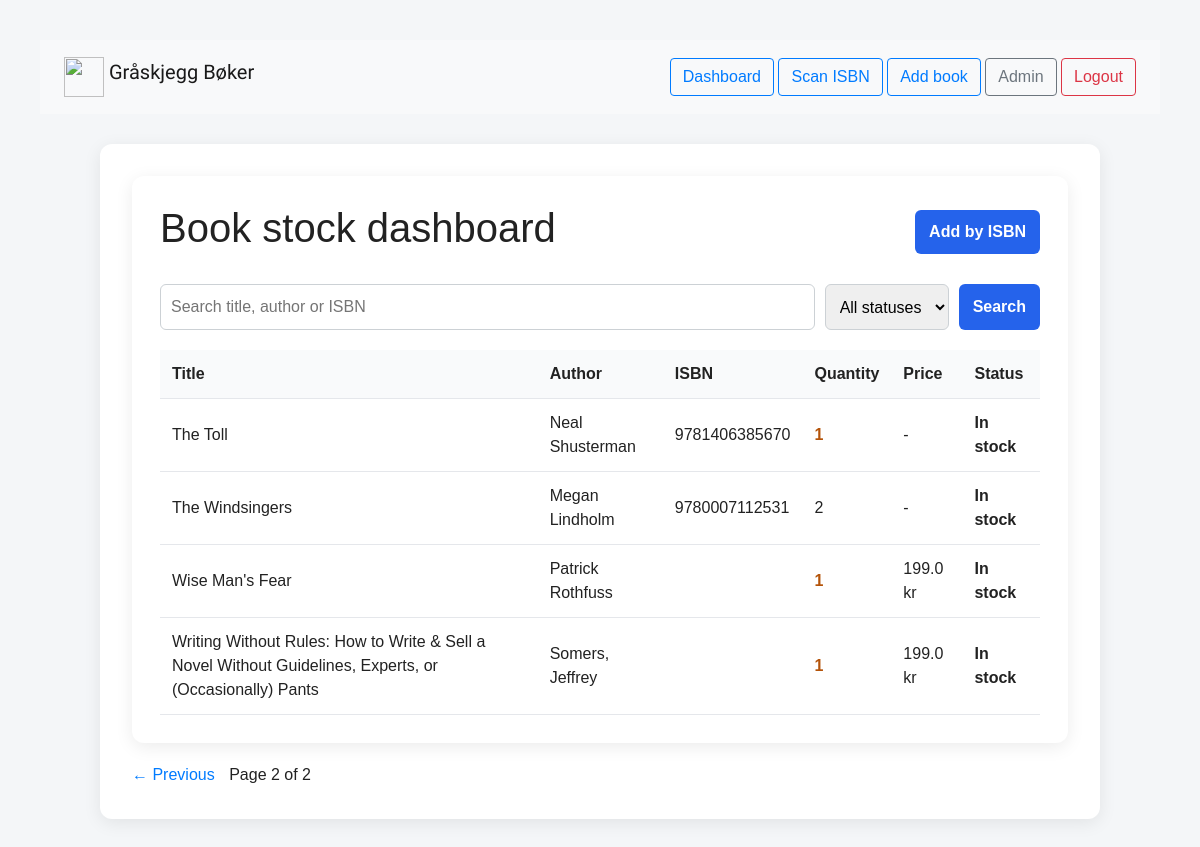
/dashboard/?page=2 (signed in), run on the app's committed database.
### books/models.py (models this page shows, shortened)
class Book(models.Model):
    STATUS_CHOICES = [
        ("in_stock", "In stock"),
        ("listed", "Listed"),
        ("reserved", "Reserved"),
        ("sold", "Sold"),
    ]
    isbn = models.CharField(max_length=20, blank=True)
    title = models.CharField(max_length=200)
    author = models.CharField(max_length=200)
    description = models.TextField(blank=True)
    price = models.FloatField(null=True, blank=True)
    image_url = models.URLField(max_length=2100, blank=True)
    quantity = models.PositiveIntegerField(default=1)
    status = models.CharField(
        max_length=20,
        choices=STATUS_CHOICES,
        default="in_stock"
    )
    book_available = models.BooleanField(default=True)

### books/views.py (the view, shortened to what this page needs)
# urls.py: path("dashboard/", views.dashboard, name="dashboard"),
def dashboard(request):
    if not request.user.is_superuser:
        return redirect('login')
    search_query = request.GET.get("search", "")
    status_filter = request.GET.get("status", "")
    books = Book.objects.all().order_by("title")
    if status_filter:
        books = books.filter(status=status_filter)
    paginator = Paginator(books, 10)
    page_number = request.GET.get("page")
    page_obj = paginator.get_page(page_number)
    return render(request, "books/dashboard.html", {
        "books": page_obj,
        "page_obj": page_obj,
        "search_query": search_query,
        "status_filter": status_filter,
    })

### books/templates/books/dashboard.html (shortened to what this page needs)
{% extends "books/base.html" %}
{% block content %}
<div class="container">
    <div class="top">
        <h1>Book stock dashboard</h1>
        <a class="link-button" href="{% url 'search' %}">Add by ISBN</a>
    </div>
    <form method="get">
        <input
            type="text"
            name="search"
            placeholder="Search title, author or ISBN"
            value="{{ search_query }}"
        >
        <select name="status">
            <option value="">All statuses</option>
        </select>
        <button type="submit">Search</button>
    </form>
    <table>
        <thead>
            <tr>
                <th>Title</th>
                <th>Author</th>
                <th>ISBN</th>
                <th>Quantity</th>
                <th>Price</th>
                <th>Status</th>
            </tr>
        </thead>
        <tbody>
            {% for book in books %}
                <tr>
                    <td>{{ book.title }}</td>
                    <td>{{ book.author }}</td>
                    <td>{{ book.isbn }}</td>
                    <td class="{% if book.quantity <= 1 %}low{% endif %}">
                        {{ book.quantity }}
                    </td>
                    <td>
                        {% if book.price %}
                            {{ book.price }} kr
                        {% else %}
                            -
                        {% endif %}
                    </td>
                    <td class="{% if book.status == 'sold' %}sold{% else %}status{% endif %}">
                        {{ book.get_status_display }}
                    </td>
                </tr>
            {% empty %}
                <tr>
                    <td colspan="6">No books found.</td>
                </tr>
            {% endfor %}
        </tbody>
    </table>
</div>
<div style="margin-top: 20px;">
    {% if page_obj.has_previous %}
        <a href="?page={{ page_obj.previous_page_number }}">← Previous</a>
    {% endif %}
    <span style="margin: 0 10px;">
        Page {{ page_obj.number }} of {{ page_obj.paginator.num_pages }}
    </span>
</div>
{% endblock %}

### books/templates/books/base.html (style rules this page uses)
body { background: #f4f6f8; margin: 0; color: #222; }

### books/templates/books/dashboard.html (style rules this page uses)
body { font-family: Arial, sans-serif; background: #f4f6f8; padding: 40px; color: #222; }
.container { max-width: 1100px; margin: auto; background: white; padding: 28px; border-radius: 12px; box-shadow: 0 4px 18px rgba(0,0,0,0.08); }
.top { display: flex; justify-content: space-between; gap: 16px; align-items: center; margin-bottom: 24px; }
form { display: flex; gap: 10px; margin-bottom: 20px; }
input, select { padding: 10px; border: 1px solid #ccd1d5; border-radius: 6px; }
input { flex: 1; }
button, .link-button { background: #2563eb; color: white; border: none; padding: 10px 14px; border-radius: 6px; text-decoration: none; cursor: pointer; font-weight: bold; }
table { width: 100%; border-collapse: collapse; }
th, td { text-align: left; padding: 12px; border-bottom: 1px solid #e5e7eb; }
th { background: #f9fafb; }
.status { font-weight: bold; }
.low { color: #b45309; font-weight: bold; }

### data on the page
Book: title "The Toll", author "Neal Shusterman", isbn "9781406385670", quantity "1", status "In stock"
Book: title "The Windsingers", author "Megan Lindholm", isbn "9780007112531", quantity "2", status "In stock"
Book: title "Wise Man's Fear", author "Patrick Rothfuss", quantity "1", price "199.0", status "In stock"
Book: title "Writing Without Rules: How to Write & Sell a Novel Without Guidelines, Experts, or (Occasionally) Pants", author "Somers, Jeffrey", quantity "1", price "199.0", status "In stock"

### other printed values
{{ page_obj.number }} "2"
{{ page_obj.paginator.num_pages }} "2"
